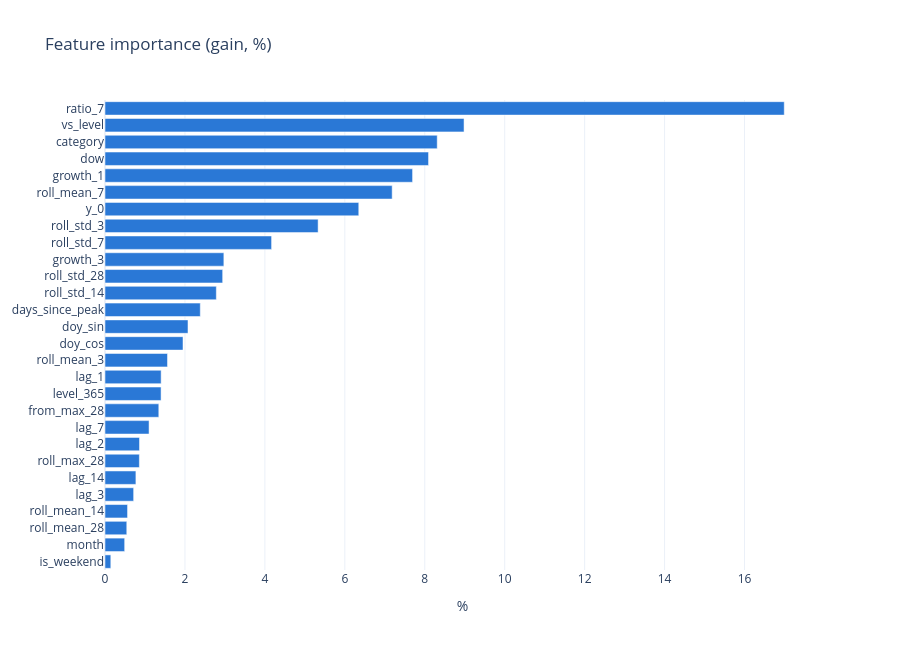

Here is the notebook cell this chart was saved with:
### Markdown cell above
## 4. Feature selection

### 4а. Importance: model аль feature-ийг хамгийн их ашигласан бэ?

### Code cell
imp = pd.Series(m_all.booster_.feature_importance("gain"), index=FEATURES_BASE)
imp = (imp / imp.sum() * 100).sort_values()
fig = px.bar(x=imp.values, y=imp.index, orientation="h", color_discrete_sequence=[BLUE],
             title="Feature importance (gain, %)")
fig.update_layout(xaxis_title="%", yaxis_title=None, height=650)
fig.show()

### Figure 1 — Plotly figure (JSON) as saved in the notebook; plotly's stock layout.template omitted (floating-point values rounded to 4 significant figures)
{"data": [{"hovertemplate": "x=%{x}<br>y=%{y}<extra></extra>", "legendgroup": "", "marker": {"color": "#2a78d6", "pattern": {"shape": ""}}, "name": "", "orientation": "h", "showlegend": false, "textposition": "auto", "type": "bar", "x": [0.1453, 0.4918, 0.5449, 0.5638, 0.7166, 0.7731, 0.8596, 0.8629, 1.102, 1.346, 1.403, 1.404, 1.563, 1.951, 2.076, 2.384, 2.785, 2.944, 2.974, 4.168, 5.332, 6.349, 7.185, 7.695, 8.094, 8.312, 8.983, 16.99], "xaxis": "x", "y": ["is_weekend", "month", "roll_mean_28", "roll_mean_14", "lag_3", "lag_14", "roll_max_28", "lag_2", "lag_7", "from_max_28", "level_365", "lag_1", "roll_mean_3", "doy_cos", "doy_sin", "days_since_peak", "roll_std_14", "roll_std_28", "growth_3", "roll_std_7", "roll_std_3", "y_0", "roll_mean_7", "growth_1", "dow", "category", "vs_level", "ratio_7"], "yaxis": "y"}], "layout": {"barmode": "relative", "height": 650, "legend": {"tracegroupgap": 0}, "title": {"text": "Feature importance (gain, %)"}, "xaxis": {"anchor": "y", "domain": [0.0, 1.0], "title": {"text": "%"}}, "yaxis": {"anchor": "x", "domain": [0.0, 1.0], "title": {}}}}
